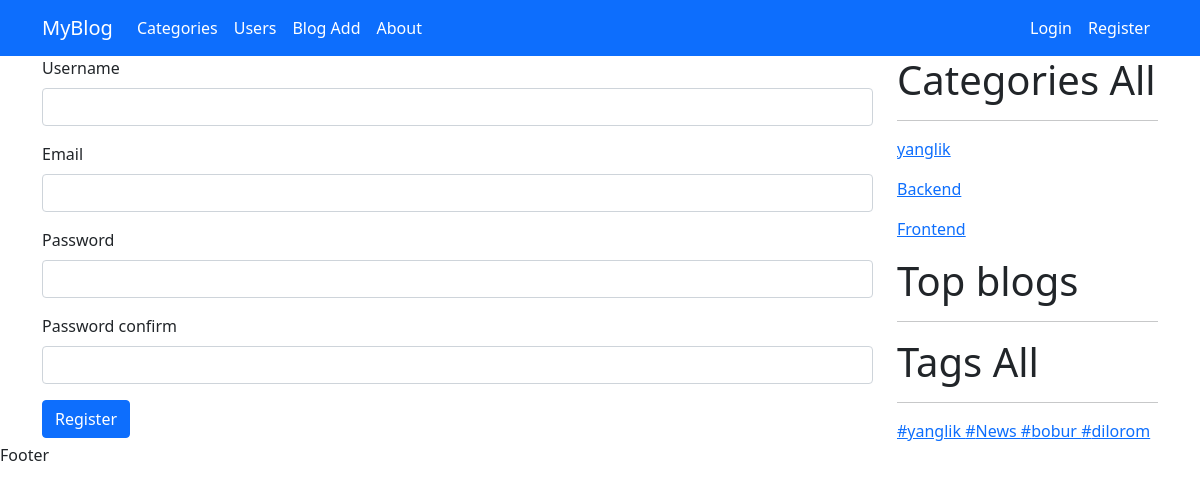
Screenshot of /register with the database file from the repository.
### myapp/models.py (models this page shows, shortened)
class Category(models.Model):
    name = models.CharField(max_length=100)
    slug = models.SlugField(max_length=100, unique=True)
    image = models.ImageField(upload_to='category/')
    description = models.TextField()

class Tag(models.Model):
    name = models.CharField(max_length=50)
    slug = models.SlugField(max_length=50)

### myapp/views.py (the view)
# urls.py: path('register', register, name='register'),
def register(request):
    if request.method == 'POST':
        form = RegisterForm(request.POST)
        if form.is_valid():
            user = form.save()
            login(request, user)
            return redirect('home')
    else:
        form = RegisterForm()
    context = {
        'form': form
    }
    return render(request, 'register_page.html', context)

### myapp/forms.py
class RegisterForm(UserCreationForm):
    class Meta:
        model = User
        fields = ['username', 'email', 'password1', 'password2']

### myapp/context_processors.py (called while the page is built)
def category(request):
    categories = Category.objects.all()
    return {'categories': categories}

def tag(request):
    tags = Tag.objects.all()
    return {'tags': tags}

### templates/register_page.html (shortened to what this page needs)
{% extends 'base.html' %}
{% load widget_tweaks %}
{% block content %}
    <form method="post">
        <div class="mb-3">
            <label  class="form-label">Username</label>
            {% render_field form.username  class="form-control" %}
        </div>
        <div class="mb-3">
            <label  class="form-label">Email</label>
            {% render_field form.email  class="form-control" %}
        </div>
        <div class="mb-3">
            <label  class="form-label">Password</label>
            {% render_field form.password1  class="form-control" %}
        </div>
        <div class="mb-3">
            <label  class="form-label">Password confirm</label>
            {% render_field form.password2  class="form-control" %}
        </div>
        <button type="submit" class="btn btn-primary">Register</button>
    </form>
{% endblock %}

### templates/base.html (shortened to what this page needs)
<!DOCTYPE html>
<html lang="en">
<head>
    {% load static %}
    <link href="https://cdn.jsdelivr.net/npm/bootstrap@5.0.2/dist/css/bootstrap.min.css" rel="stylesheet"
>
</head>
<body>
<header>
    <nav class="navbar navbar-expand-lg navbar-dark bg-primary">
        <div class="container">
            <a class="navbar-brand" href="{% url 'home' %}">MyBlog</a>
            <div class="collapse navbar-collapse" id="navbarSupportedContent">
                <ul class="navbar-nav me-auto mb-2 mb-lg-0">
                    <li class="nav-item">
                        <a class="nav-link active" href="{% url 'category_list' %}">Categories</a>
                    </li>
                    <li class="nav-item">
                        <a href="{% url 'user_list' %}" class="nav-link active">Users</a>
                    </li>
                    <li class="nav-item">
                        <a href="{% url 'blog_create' %}" class="nav-link active">Blog Add</a>
                    </li>
                    <li class="nav-item">
                        <a href="{% url 'about_page' %}" class="nav-link active">About</a>
                    </li>
                </ul>
                <ul class="navbar-nav  mb-2 mb-lg-0">
                    {% if user.is_authenticated %}
                    <li class="nav-item">
                        <a  class="nav-link active">{{ user.username }}</a>
                    </li>
                    <li class="nav-item">
                        <a href="{% url 'logout_page' %}" class="nav-link active">Chiqish</a>
                    </li>
                    {% else %}
                    <li class="nav-item">
                        <a href="{% url 'login_page' %}" class="nav-link active">Login</a>
                    </li>
                    <li class="nav-item">
                        <a href="{% url 'register' %}" class="nav-link active">Register</a>
                    </li>
                    {% endif %}
                </ul>
            </div>
        </div>
    </nav>
</header>
<div class="container">
    <div class="row">
        <div class="col-lg-9">
            {% block content %}
            {% endblock %}
        </div>
        <div class="col-lg-3">
            <h1>Categories All</h1>
            <hr>
            {% for category in categories %}
                <p><a href="{% url 'category_blogs' category.slug %}">{{ category.name }}</a></p>
            {% endfor %}
            <h1>Top blogs</h1>
            <hr>
            <h1>Tags All</h1>
            <hr>
            {% for tag in tags %}
                <a href="{% url 'tag_blogs' tag.slug %}">#{{ tag.name }} </a>
            {% endfor %}
        </div>
    </div>
</div>
<footer>
    Footer
</footer>
</body>
</html>

### rows the page displays
Category: name "yanglik"
Category: name "Backend"
Category: name "Frontend"
Tag: name "yanglik"
Tag: name "News"
Tag: name "bobur"
Tag: name "dilorom"
